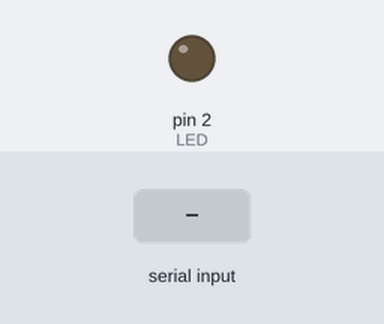
Bench run of a sketch on a simulated Arduino Uno, built with avr-gcc and run on an emulated ATmega328P. Shown: output pins drawn as LEDs (lit = HIGH). The inputs (shaded band) are chosen by the test bench.

Above: at 1.2 s.
1.3 s: "1" received over Serial
At 1.9 s:
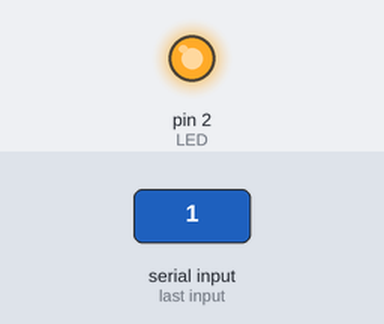
2.8 s: "0" received over Serial
At 4.2 s:
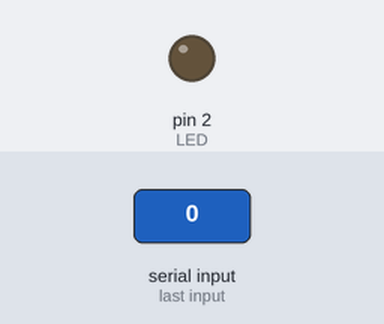
Timing chart, 0 to 5.8 s (numbered marks = the images above; inputs shaded):
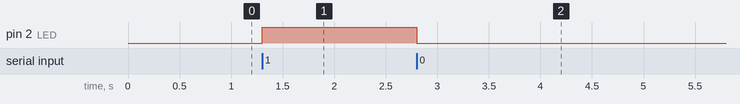

The sketch:

p._44_Q.1.ino
```cpp
#define LED 2
void setup() {
  pinMode(LED, OUTPUT);
  Serial.begin(9600);

}

void loop() {
  int d;
  if(Serial.available()){
    int value =Serial.read();
    if(value =='1')
    digitalWrite(LED, HIGH);
    if(value =='0'){
  digitalWrite(LED, LOW);
  }  }


}
```

Measured:
- after the input at 1.3 s, pin 2 (LED): LOW → HIGH at once
- after the input at 2.8 s, pin 2 (LED): HIGH → LOW at once
